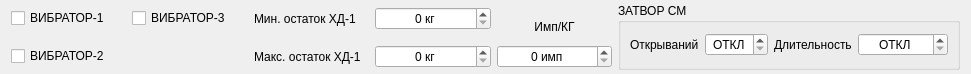
<?xml version="1.0" encoding="UTF-8"?>
<ui version="4.0">
 <class>Extensions</class>
 <widget class="QWidget" name="Extensions">
  <property name="geometry">
   <rect>
    <x>0</x>
    <y>0</y>
    <width>971</width>
    <height>74</height>
   </rect>
  </property>
  <property name="windowTitle">
   <string>Дополнения</string>
  </property>
  <layout class="QGridLayout" name="gridLayout">
   <property name="topMargin">
    <number>0</number>
   </property>
   <property name="bottomMargin">
    <number>0</number>
   </property>
   <item row="1" column="0">
    <widget class="QCheckBox" name="vibrator_2">
     <property name="text">
      <string>ВИБРАТОР-2</string>
     </property>
    </widget>
   </item>
   <item row="1" column="2">
    <widget class="QLabel" name="label_2">
     <property name="text">
      <string>Макс. остаток ХД-1</string>
     </property>
    </widget>
   </item>
   <item row="0" column="3">
    <widget class="QSpinBox" name="low_dadditions_1">
     <property name="alignment">
      <set>Qt::AlignCenter</set>
     </property>
     <property name="suffix">
      <string> кг</string>
     </property>
     <property name="maximum">
      <number>30</number>
     </property>
    </widget>
   </item>
   <item row="0" column="2">
    <widget class="QLabel" name="label">
     <property name="text">
      <string>Мин. остаток ХД-1</string>
     </property>
    </widget>
   </item>
   <item row="1" column="3">
    <widget class="QSpinBox" name="full_dadditions_1">
     <property name="alignment">
      <set>Qt::AlignCenter</set>
     </property>
     <property name="suffix">
      <string> кг</string>
     </property>
     <property name="maximum">
      <number>30</number>
     </property>
    </widget>
   </item>
   <item row="0" column="0">
    <widget class="QCheckBox" name="vibrator_1">
     <property name="text">
      <string>ВИБРАТОР-1</string>
     </property>
    </widget>
   </item>
   <item row="0" column="1">
    <widget class="QCheckBox" name="vibrator_3">
     <property name="text">
      <string>ВИБРАТОР-3</string>
     </property>
    </widget>
   </item>
   <item row="0" column="5" rowspan="2">
    <widget class="QGroupBox" name="groupBox">
     <property name="title">
      <string>ЗАТВОР СМ</string>
     </property>
     <layout class="QHBoxLayout" name="horizontalLayout">
      <item>
       <widget class="QLabel" name="hint_1">
        <property name="text">
         <string>Открываний</string>
        </property>
       </widget>
      </item>
      <item>
       <widget class="QSpinBox" name="spinBox">
        <property name="alignment">
         <set>Qt::AlignCenter</set>
        </property>
        <property name="specialValueText">
         <string>ОТКЛ</string>
        </property>
        <property name="suffix">
         <string> раз</string>
        </property>
        <property name="maximum">
         <number>50</number>
        </property>
       </widget>
      </item>
      <item>
       <widget class="QLabel" name="hint_2">
        <property name="text">
         <string>Длительность</string>
        </property>
       </widget>
      </item>
      <item>
       <widget class="QSpinBox" name="spinBox_2">
        <property name="alignment">
         <set>Qt::AlignCenter</set>
        </property>
        <property name="specialValueText">
         <string>ОТКЛ</string>
        </property>
        <property name="suffix">
         <string> мсек</string>
        </property>
        <property name="maximum">
         <number>10000</number>
        </property>
        <property name="singleStep">
         <number>100</number>
        </property>
       </widget>
      </item>
     </layout>
    </widget>
   </item>
   <item row="0" column="4">
    <widget class="QLabel" name="label_3">
     <property name="text">
      <string>Имп/КГ</string>
     </property>
     <property name="alignment">
      <set>Qt::AlignBottom|Qt::AlignHCenter</set>
     </property>
    </widget>
   </item>
   <item row="1" column="4">
    <widget class="QSpinBox" name="impulseWeight">
     <property name="alignment">
      <set>Qt::AlignCenter</set>
     </property>
     <property name="suffix">
      <string> имп</string>
     </property>
     <property name="maximum">
      <number>1000</number>
     </property>
    </widget>
   </item>
  </layout>
 </widget>
 <resources/>
 <connections/>
</ui>
